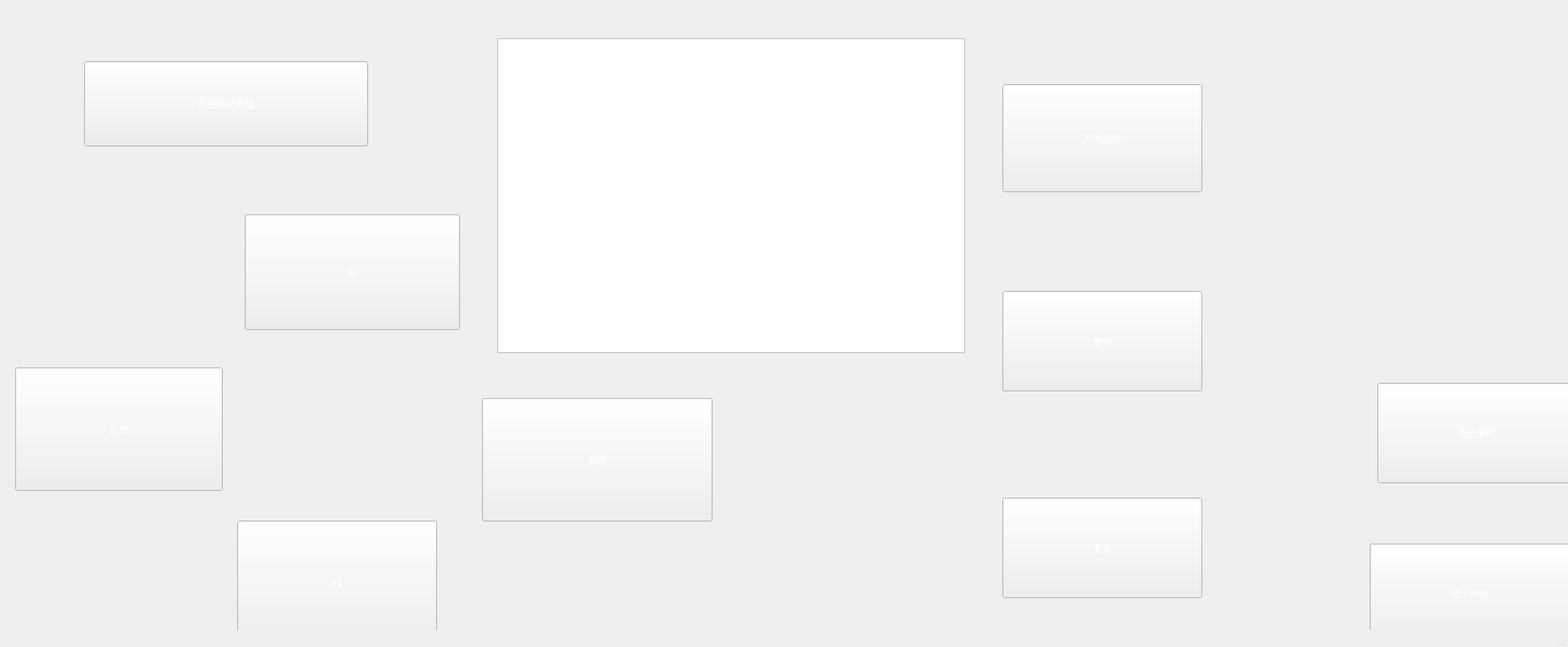
<?xml version="1.0" encoding="UTF-8"?>
<ui version="4.0">
 <class>MainWindow</class>
 <widget class="QMainWindow" name="MainWindow">
  <property name="geometry">
   <rect>
    <x>0</x>
    <y>0</y>
    <width>2049</width>
    <height>845</height>
   </rect>
  </property>
  <property name="windowTitle">
   <string>MainWindow</string>
  </property>
  <property name="styleSheet">
   <string notr="true">border-image:url(:/image/back.png)</string>
  </property>
  <widget class="QWidget" name="centralwidget">
   <widget class="QPushButton" name="pushButton_l">
    <property name="geometry">
     <rect>
      <x>20</x>
      <y>480</y>
      <width>271</width>
      <height>161</height>
     </rect>
    </property>
    <property name="styleSheet">
     <string notr="true">border-image:url(:/image/bu.png);
color:rgb(255, 255, 255);</string>
    </property>
    <property name="text">
     <string>左转</string>
    </property>
   </widget>
   <widget class="QPushButton" name="pushButton_r">
    <property name="geometry">
     <rect>
      <x>630</x>
      <y>520</y>
      <width>301</width>
      <height>161</height>
     </rect>
    </property>
    <property name="styleSheet">
     <string notr="true">border-image:url(:/image/bu.png);
color:rgb(255, 255, 255);</string>
    </property>
    <property name="text">
     <string>右转</string>
    </property>
   </widget>
   <widget class="QPushButton" name="pushButton_f">
    <property name="geometry">
     <rect>
      <x>320</x>
      <y>280</y>
      <width>281</width>
      <height>151</height>
     </rect>
    </property>
    <property name="styleSheet">
     <string notr="true">border-image:url(:/image/bu.png);
color:rgb(255, 255, 255);</string>
    </property>
    <property name="text">
     <string>前</string>
    </property>
   </widget>
   <widget class="QPushButton" name="pushButton_b">
    <property name="geometry">
     <rect>
      <x>310</x>
      <y>680</y>
      <width>261</width>
      <height>161</height>
     </rect>
    </property>
    <property name="styleSheet">
     <string notr="true">border-image:url(:/image/bu.png);
color:rgb(255, 255, 255);</string>
    </property>
    <property name="text">
     <string>后</string>
    </property>
   </widget>
   <widget class="QPushButton" name="pushButton_blue">
    <property name="geometry">
     <rect>
      <x>110</x>
      <y>80</y>
      <width>371</width>
      <height>111</height>
     </rect>
    </property>
    <property name="styleSheet">
     <string notr="true">border-image:url(:/image/bu.png);
color:rgb(255, 255, 255);</string>
    </property>
    <property name="text">
     <string>打开蓝牙界面</string>
    </property>
   </widget>
   <widget class="QPushButton" name="pushButton_l_5">
    <property name="geometry">
     <rect>
      <x>1310</x>
      <y>110</y>
      <width>261</width>
      <height>141</height>
     </rect>
    </property>
    <property name="styleSheet">
     <string notr="true">border-image:url(:/image/bu.png);
color:rgb(255, 255, 255);</string>
    </property>
    <property name="text">
     <string>开始运动</string>
    </property>
   </widget>
   <widget class="QPushButton" name="pushButton_pause">
    <property name="geometry">
     <rect>
      <x>1310</x>
      <y>380</y>
      <width>261</width>
      <height>131</height>
     </rect>
    </property>
    <property name="styleSheet">
     <string notr="true">border-image:url(:/image/bu.png);
color:rgb(255, 255, 255);</string>
    </property>
    <property name="text">
     <string>暂停</string>
    </property>
   </widget>
   <widget class="QPushButton" name="pushButton_restart">
    <property name="geometry">
     <rect>
      <x>1310</x>
      <y>650</y>
      <width>261</width>
      <height>131</height>
     </rect>
    </property>
    <property name="styleSheet">
     <string notr="true">border-image:url(:/image/bu.png);
color:rgb(255, 255, 255);</string>
    </property>
    <property name="text">
     <string>复位</string>
    </property>
   </widget>
   <widget class="QTextBrowser" name="textBrowser">
    <property name="geometry">
     <rect>
      <x>650</x>
      <y>50</y>
      <width>611</width>
      <height>411</height>
     </rect>
    </property>
   </widget>
   <widget class="QPushButton" name="pushButton_t_add">
    <property name="geometry">
     <rect>
      <x>1800</x>
      <y>500</y>
      <width>261</width>
      <height>131</height>
     </rect>
    </property>
    <property name="styleSheet">
     <string notr="true">border-image:url(:/image/bu.png);
color:rgb(255, 255, 255);</string>
    </property>
    <property name="text">
     <string>增大步时</string>
    </property>
   </widget>
   <widget class="QPushButton" name="pushButton_t_re">
    <property name="geometry">
     <rect>
      <x>1790</x>
      <y>710</y>
      <width>261</width>
      <height>131</height>
     </rect>
    </property>
    <property name="styleSheet">
     <string notr="true">border-image:url(:/image/bu.png);
color:rgb(255, 255, 255);</string>
    </property>
    <property name="text">
     <string>减小步时</string>
    </property>
   </widget>
  </widget>
  <widget class="QStatusBar" name="statusbar"/>
 </widget>
 <resources/>
 <connections/>
</ui>
